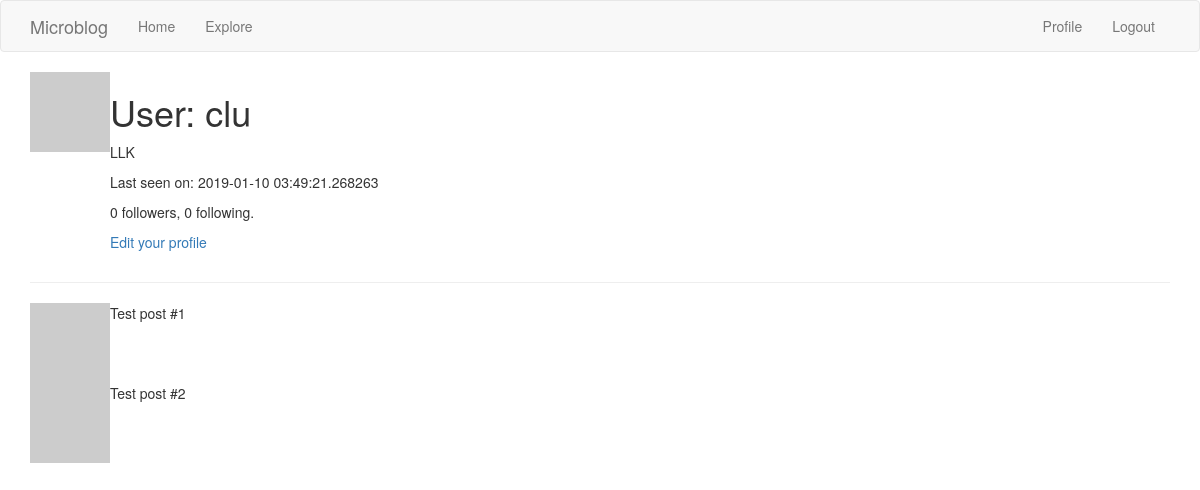
Before: /user/clu (signed in) with the older database file.
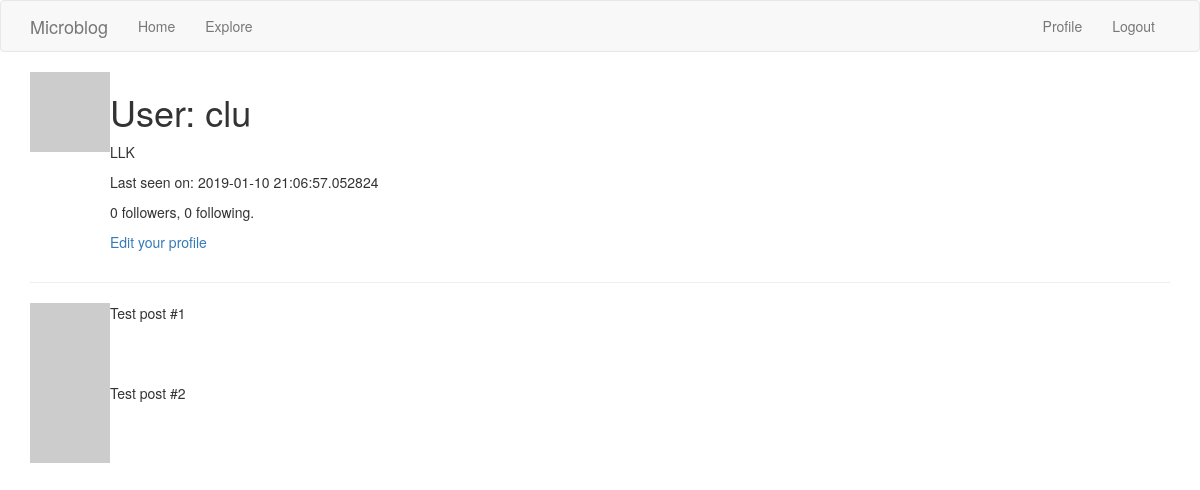
After: the same page with the newer database file.
### blogApp/models.py (models this page shows, shortened)
class User(UserMixin, db.Model):
  id = db.Column(db.Integer, primary_key = True)
  username = db.Column(db.String(64), index = True, unique = True)
  email = db.Column(db.String(120), index = True, unique = True)
  password_hash = db.Column(db.String(128))
  about_me = db.Column(db.String(140))
  last_seen = db.Column(db.DateTime, default=datetime.utcnow)
  '''
  For a one-to-many relationship, a db.relationship field is normally defined on the "one" side, and is used as a convenient way to get access to the "many".
  The backref argument defines the name of a field that will be added to the objects of the "many" class that points back at the "one" object.
  '''
  posts = db.relationship('Post', backref='author', lazy='dynamic')
  '''
  The __repr__ method tells Python how to print objects of this class, which is going to be useful for debugging.
  '''
  def __repr__(self):
    return '<User {}>'.format(self.username)
  def avatar(self, size):
    digest = md5(self.email.lower().encode('utf-8')).hexdigest()
    return 'https://www.gravatar.com/avatar/{}?d=identicon&s={}'.format(digest, size)
  '''
  many to many relationship
  '''
  followed = db.relationship(
    'User', secondary=followers,
    primaryjoin=(followers.c.follower_id == id),
    secondaryjoin=(followers.c.followed_id == id),
    backref=db.backref('followers', lazy='dynamic'), lazy='dynamic')

### blogApp/routes.py (the view)
@app.route('/user/<username>')
@login_required
def user(username):
  user = User.query.filter_by(username=username).first_or_404()
  posts = [
      {'author': user, 'body': 'Test post #1'},
      {'author': user, 'body': 'Test post #2'}
  ]
  return render_template('user.html', user=user, posts=posts)

### blogApp/models.py (called while the page is built)
@login.user_loader
def load_user(id):
    return User.query.get(int(id))

### blogApp/routes.py (called while the page is built)
@app.before_request
def before_request():
  if current_user.is_authenticated:
    current_user.last_seen = datetime.utcnow()
    db.session.commit()

### blogApp/templates/user.html
{% extends "base.html" %}
{% block app_content %}
    <table>
    	<tr valign = "top">
    		<td><img src="{{ user.avatar(128) }}"></td>
    		<td>
                <h1>User: {{ user.username }}</h1>
                {% if user.about_me %}<p>{{ user.about_me }}</p>{% endif %}
                {% if user.last_seen %}<p>Last seen on: {{ user.last_seen }}</p>{% endif %}
                <p>{{ user.followers.count() }} followers, {{ user.followed.count() }} following.</p>
		        {% if user == current_user %}
		        <p><a href="{{ url_for('edit_profile') }}">Edit your profile</a></p>
		        {% elif not current_user.is_following(user) %}
		        <p><a href="{{ url_for('follow', username=user.username) }}">Follow</a></p>
		        {% else %}
		        <p><a href="{{ url_for('unfollow', username=user.username) }}">Unfollow</a></p>
		        {% endif %}
            </td>
    	</tr>
    </table>
    <hr>
    {% for post in posts %}
    <table>
    	<tr valign = "top">
    		<td><img src="{{ post.author.avatar(36) }}"></td>
    		<td><{{ post.author.username}} says: <br>{{ post.body}} </td>
    	</tr>
    </table>
    {% endfor %}
{% endblock %}

Changed rows visible on the page:
changed User "clu": last_seen "2019-01-10 03:49:21.268263" → "2019-01-10 21:06:57.052824"
